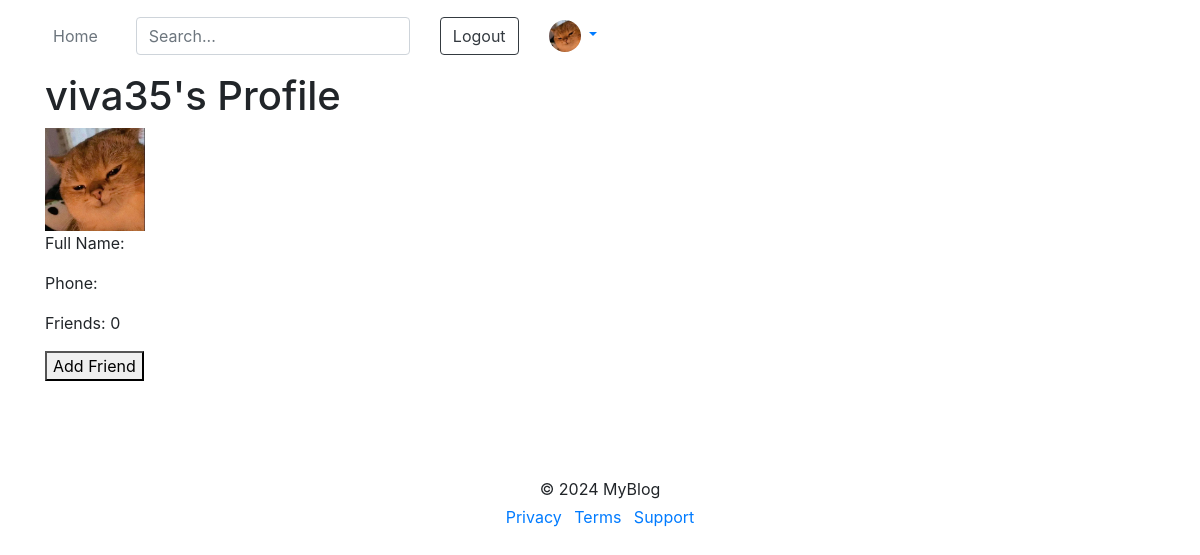
Screenshot of /accounts/profile/viva35/ (signed in) with the database file from the repository.
### apps/account/models.py (models this page shows, shortened)
class Profile(models.Model):
    user       = models.OneToOneField(User, on_delete=models.CASCADE,
                                      related_name='profile')
    full_name  = models.CharField(max_length=70)
    image      = models.ImageField('Image',
                                   upload_to='image_profiles', default='image_profiles/default/default.jpg')
    phone      = models.CharField(max_length=30)
    friends    = models.ManyToManyField("self", blank=True)
    created_at = models.DateTimeField(auto_now_add=True)
    updated_at = models.DateTimeField(auto_now=True)

### apps/account/views.py (the view)
# urls.py: path('profile/<str:username>/', views.author_profile_view, name='author_profile'),
@login_required
def author_profile_view(request, username):
    author = get_object_or_404(User, username=username)
    profile = author.profile
    is_friend = profile.friends.filter(id=request.user.profile.id).exists()
    incoming_requests = FriendRequest.objects.filter(receiver=request.user, is_active=True)
    outgoing_requests = FriendRequest.objects.filter(sender=request.user, is_active=True)
    context = {
        'profile': profile,
        'is_friend': is_friend,
        'incoming_requests': incoming_requests,
        'outgoing_requests': outgoing_requests,
    }
    return render(request, 'author_profile.html', context)

### apps/account/templates/author_profile.html (shortened to what this page needs)
{% extends 'base.html' %}
{% block content %}
<div class="container">
    <h1>{{ profile.user.username }}'s Profile</h1>
    <img src="{{ profile.image.url }}" alt="Profile Image" width="100">
    <p>Full Name: {{ profile.full_name }}</p>
    <p>Phone: {{ profile.phone }}</p>
    <p>Friends: {{ profile.friends.count }}</p>
    {% if not is_friend and not outgoing_requests %}
        <form method="post" action="{% url 'send_friend_request' profile.user.username %}">
            <button type="submit">Add Friend</button>
        </form>
    {% elif outgoing_requests %}
        <p>Friend request sent. Waiting for approval.</p>
    {% endif %}
</div>
{% endblock %}

### apps/templates/layouts/navbar.html (shortened to what this page needs)
{% load static %}
<link href="https://maxcdn.bootstrapcdn.com/bootstrap/4.5.2/css/bootstrap.min.css" rel="stylesheet">
<header class="p-3 text-bg-dark align-items-center justify-content-center">
    <div class="container">
        <div class="d-flex flex-wrap align-items-center justify-content-center justify-content-lg-start">
            <ul class="nav col-12 col-lg-auto me-lg-auto mb-2 justify-content-center mb-md-0">
                <li><a href="{% url 'posts' %}" class="nav-link px-2 text-secondary">Home</a></li>
            </ul>
            <form class="col-12 col-lg-auto mb-3 mb-lg-0 me-lg-3" action="{% url 'search_posts' %}" method="GET" role="search">
                <input type="search" name="q" class="form-control form-control-dark text-bg-light" placeholder="Search..." aria-label="Search">
            </form>
            {% if user.is_authenticated %}
            <div>
                <form class="col-12 col-lg-auto mb-3 mb-lg-0 me-lg-3" id="logout-form" method="post" action="{% url 'logout' %}">
                    <button type="submit" class="btn btn-outline-dark me-2">Logout</button>
                </form>
            </div>
            <div class="text-end">
                    <div class="dropdown text-end col-lg-auto mb-3 mb-lg-0 me-lg-3">
                        <a href="#" class="d-block link-body-emphasis text-decoration-none dropdown-toggle" id="dropdownMenuButton" data-bs-toggle="dropdown" aria-expanded="false">
                            {% if profile.image %}
                            <img src="{{ profile.image.url }}" alt="mdo" width="32" height="32" class="rounded-circle">
                            {% else %}
                            <img src="{{ 'image_profiles/default/default.jpg' }}" alt="No image" width="32" height="32" class="rounded-circle">
                            {% endif %}
                        </a>
                    </div>
                {% else %}
                    <a href="{% url 'login' %}" class="btn btn-outline-dark me-2">Login</a>
                    <a href="{% url 'authView' %}" class="btn btn-outline-dark me-2">Registration</a>
                {% endif %}
            </div>
        </div>
    </div>
</header>

### rows the page displays
Profile: image (placeholder picture), user.username "viva35", friends.count "0"
